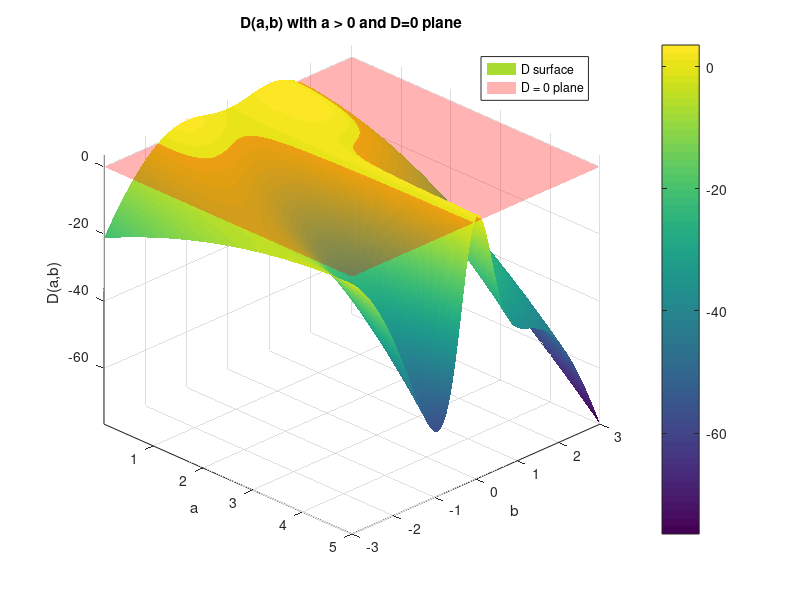

MATLAB code for this plot:
% Ranges (a > 0)
a = linspace(0.01, 5, 200);   % strictly positive a
b = linspace(-3, 3, 200);

% Grid
[A, B] = meshgrid(a, b);

% D(a,b)
numerator   =  B.^6 + B.^5.*A - 2*B.^4 - 2*B.^3.*A + 2*B.^2.*A.^2 - B.^2 - A.*B;
denominator = (B.^2 + 1).^2;
D = 1 - 4 * numerator ./ denominator;

% Plot surface
figure;
surf(A, B, D);
xlabel('a'); ylabel('b'); zlabel('D(a,b)');
title('D(a,b) with a > 0 and D=0 plane');
shading interp; colorbar; hold on;

% Add D = 0 plane
Z0 = zeros(size(A));
surf(A, B, Z0, 'FaceAlpha', 0.3, 'EdgeColor', 'none', 'FaceColor', 'red');

legend('D surface','D = 0 plane', 'Location', 'best');
view(45, 30); grid on; axis tight;
